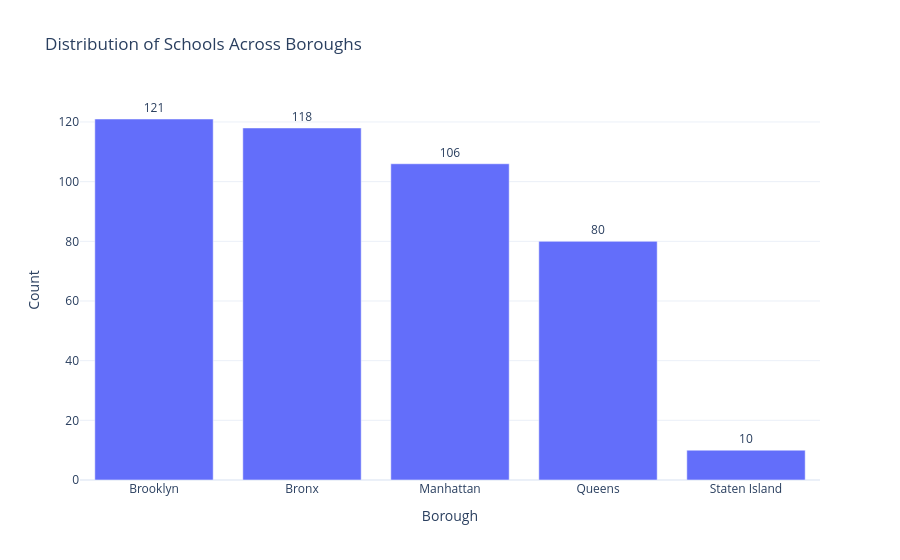

Here is the notebook cell this chart was saved with:
### Code cell
# Aggregation Visualization Count of Schools Across Boroughs
def plot_schools_per_borough(df):
    # Aggregation
    counts = df.groupby('borough')['dbn'].nunique().sort_values(ascending=False).reset_index()
    counts.columns = ['Borough', 'Count']
    
    # Visualization
    fig = px.bar(counts,
                 x='Borough',
                 y='Count',
                 title='Distribution of Schools Across Boroughs',
                 text='Count',
                 template='plotly_white')
    
    fig.update_traces(textposition='outside')
    fig.show()

# Call
plot_schools_per_borough(df)

### Figure 1 — Plotly figure (JSON) as saved in the notebook; plotly's stock layout.template omitted (floating-point values rounded to 4 significant figures)
{"data": [{"hovertemplate": "Borough=%{x}<br>Count=%{text}<extra></extra>", "legendgroup": "", "marker": {"color": "#636efa", "pattern": {"shape": ""}}, "name": "", "orientation": "v", "showlegend": false, "text": [121.0, 118.0, 106.0, 80.0, 10.0], "textposition": "outside", "type": "bar", "x": ["Brooklyn", "Bronx", "Manhattan", "Queens", "Staten Island"], "xaxis": "x", "y": [121, 118, 106, 80, 10], "yaxis": "y"}], "layout": {"barmode": "relative", "legend": {"tracegroupgap": 0}, "title": {"text": "Distribution of Schools Across Boroughs"}, "xaxis": {"anchor": "y", "domain": [0, 1], "title": {"text": "Borough"}}, "yaxis": {"anchor": "x", "domain": [0, 1], "title": {"text": "Count"}}}}
